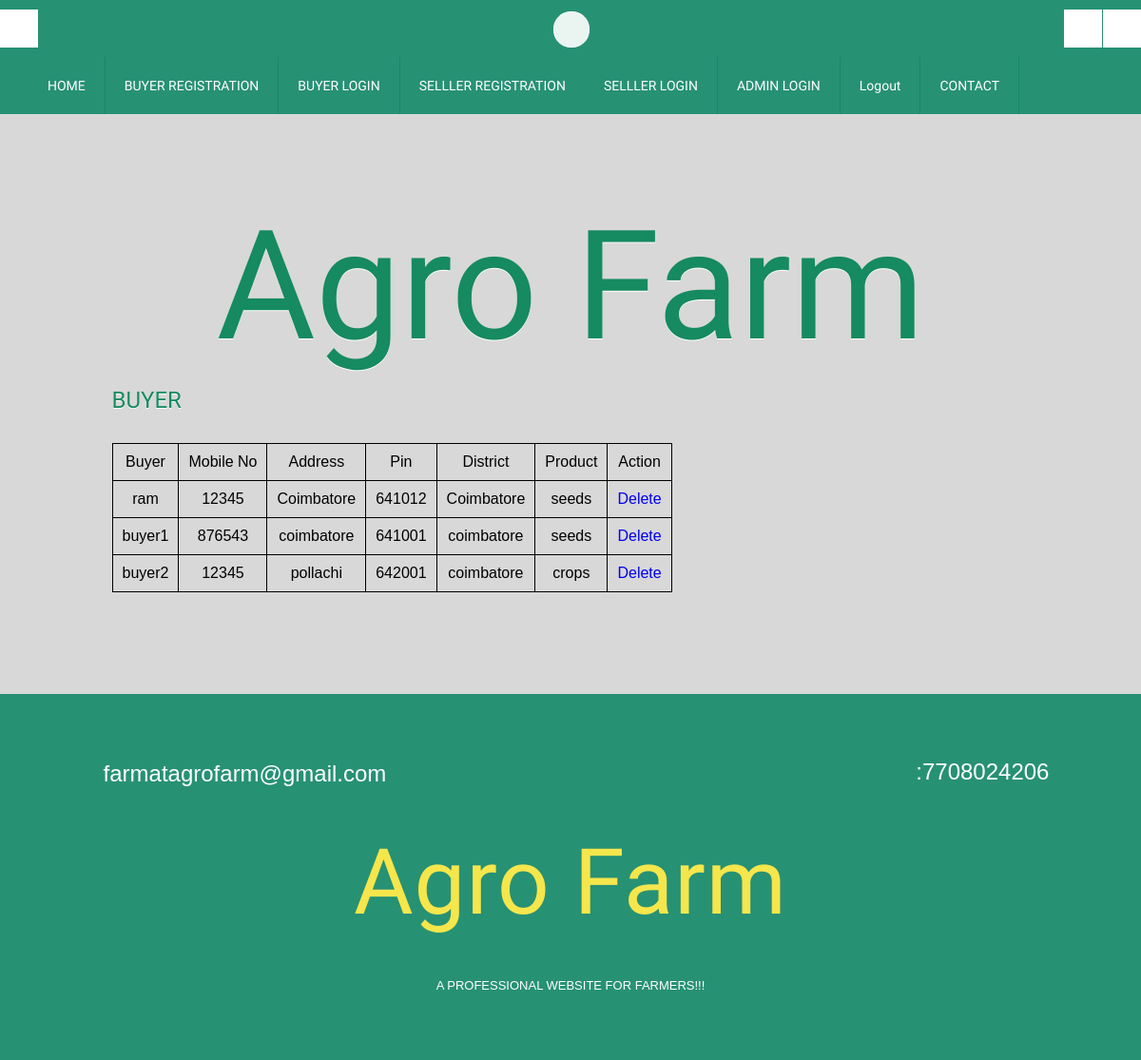
The page /Code/admindashboard.php on the database as committed earlier.
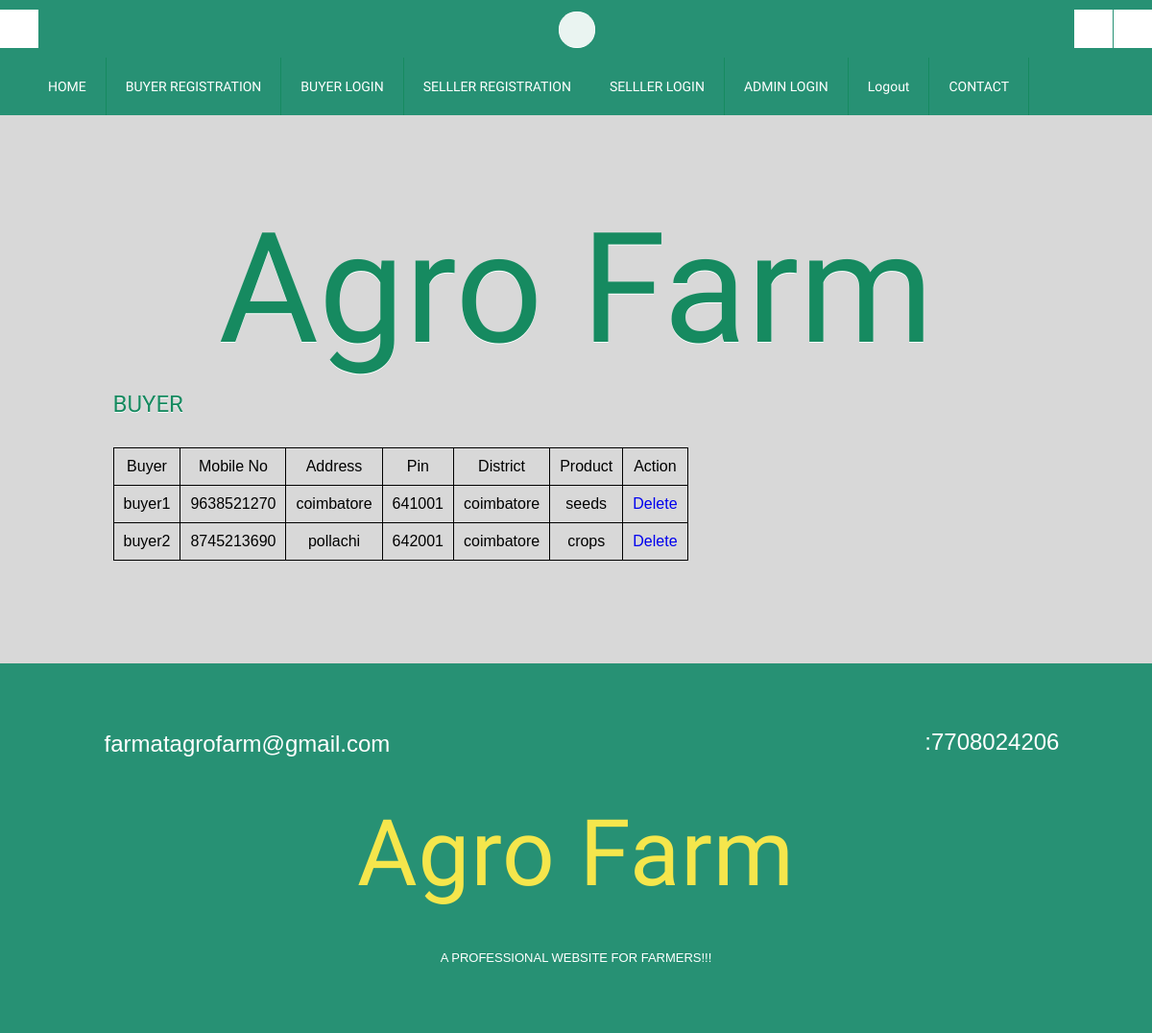
The same page on the database as committed later.
### tables this page shows
CREATE TABLE IF NOT EXISTS `buyer` (
  `bid` int(5) NOT NULL AUTO_INCREMENT,
  `busername` varchar(50) NOT NULL,
  `bpassword` varchar(50) NOT NULL,
  `date` varchar(10) NOT NULL,
  `mobileno` varchar(15) NOT NULL,
  `address` text NOT NULL,
  `pinno` varchar(10) NOT NULL,
  `dist` varchar(50) NOT NULL,
  `productdetails` varchar(50) NOT NULL,
  PRIMARY KEY (`bid`)
);

### Code/admindashboard.php (the view, shortened to what this page needs)
<?php
include "header.php";
?>
<div class="wrap">
<div class="wrapper">
	<div class="main">
		<div class="content">
			<a href="index.php"><h2>Agro Farm</h2></a>
		</div>
		<h3 class="style"><a href="">Buyer</a></h3>
			<div class="specials-grids">
             <table align="left" cellpadding="20" cellspacing="0" border="1"  class="cart_table">
          <tr><td>Buyer</td><td>Mobile No</td><td>Address</td><td>Pin</td><td>District</td><td>Product</td><td>Action</td</tr>
          <?php
		$t=mysql_query("select * from buyer");
		while($j=mysql_fetch_array($t))
		{
		$bid=$j['bid'];
		$username=$j['busername'];
		$mobileno=$j['mobileno'];
	$address=$j['address'];
	$pinno=$j['pinno'];
	$dist=$j['dist'];
	$productdetails=$j['productdetails'];
echo "<tr><td>$username</td><td>$mobileno</td><td>$address</td><td>$pinno</td><td>$dist</td><td>$productdetails</td><td><a href='admindashboard.php?bid=$bid'>Delete</a></td></tr>";
				}
				?>
                </table>
            </div>
	</div>
</div>
</div>
<?php
include "footer.php";
?>

### Code/header.php (shortened to what this page needs)
<!DOCTYPE HTML>
<html>
<head>
<link href="css/style.css" rel="stylesheet" type="text/css" media="all" />
	<link href="css/camera.css" rel="stylesheet" type="text/css" media="all" />
</head>
<body>
<div class="slider">
	<div class="fluid_container">
        <div class="camera_wrap camera_azure_skin" id="camera_wrap_1">
             </div>
	</div>
</div>
<div class="header_bg">
<div class="wrap">
<div class="wrapper1">
	<div class="menu">
				<ul class="top-nav">
                <?php
				$fn1=basename($_SERVER['SCRIPT_FILENAME']);
				$fn2=explode(".",$fn1);
				$fn=$fn2[0];
				?>
					 <li  <?php if($fn=='index' || $fn=='') echo 'class="active"' ?> ><a href="index.php">HOME</a></li>
                     <?php
					 if(($_SESSION['sid']=='')&&($_SESSION['bid']=='')&&($_SESSION['aid']==''))
					 {
					 ?>
					 <li <?php if($fn=='buyer_register') echo 'class="active"' ?>><a class="hsubs" href="buyer_register.php">BUYER REGISTRATION</a></li>
					 <li <?php if($fn=='buyer_login') echo 'class="active"' ?>><a class="hsubs" href="buyer_login.php">BUYER LOGIN</a></li>
                      <li <?php if($fn=='seller_register') echo 'class="active"' ?>><a class="hsubs" href="seller_register.php">SELLLER REGISTRATION</a></li>
                      <li <?php if($fn=='seller_login') echo 'class="active"' ?>><a class="hsubs" href="seller_login.php">SELLLER LOGIN</a></li>
                      <li <?php if($fn=='admin') echo 'class="active"' ?>><a class="hsubs" href="admin.php">ADMIN LOGIN</a></li>
                      <li><a href="logout.php">Logout</a></li>
                      <?php
					  }
					  ?>
					<li <?php if($fn=='contact') echo 'class="active"' ?>><a class="hsubs"  href="contact.php">CONTACT</a></li>
				</ul>
	</div>
</div>
</div>
</div>
<div class="main_bg">

### Code/footer.php (shortened to what this page needs)
<div class="footer_bg">
<div class="wrap">
<div class="wrapper">
	<div class="footer">
		<ul class="f_nav">
			<li><a href="#">farmatagrofarm@gmail.com</a></li>
		</ul>
		<div class="f_call">
			<h3>:7708024206 </h3>
		</div>
		<h2><a href="index.html">Agro farm</a></h2>
		<div class="copy">
			<p>A PROFESSIONAL WEBSITE FOR FARMERS!!!</p>
		</div>
	</div>
</div>
</div>
</div>
</div>
</body>
</html>

### css/style.css (style rules this page uses)
html,body,div,span,applet,object,iframe,h1,h2,h3,h4,h5,h6,p,blockquote,pre,a,abbr,acronym,address,big,cite,code,del,dfn,em,img,ins,kbd,q,s,samp,small,strike,strong,sub,sup,tt,var,b,u,i,dl,dt,dd,ol,nav ul,nav li,fieldset,form,label,legend,table,caption,tbody,tfoot,thead,tr,th,td,article,aside,canvas,details,embed,figure,figcaption,footer,header,hgroup,menu,nav,output,ruby,section,summary,time,mark,audio,video { margin:0;padding:0;border:0;font-size:100%;font:inherit;vertical-align:baseline; }
ol,ul { list-style:none;margin:0;padding:0; }
table { border-collapse:collapse;border-spacing:0; }
table tr td { padding:10px; margin:10px; }
a { text-decoration:none; }
body { font-family: Arial, Geneva,Helvetica, sans-serif; font-size: 100%; background: #f6f6f6; }
.wrap { margin:0 auto; width:90%; }
.wrapper { padding:4%; }
h3.style a { font-size: 1.5em; color: rgb(22, 138, 96); text-transform: uppercase; text-shadow: 0 1px 0 #FFFFFF; font-family: 'Julius Sans One', sans-serif; transition: 0.5s ease; -moz-transition: 0.5s ease; -o-transition: 0.5s ease; -webkit-transition: 0.5s ease; padding: 0.5em 0; display: block; }
.header_bg { background:#279174; margin-top: -90px; }
.top-nav, .top-nav ul, .top-nav li, .top-nav a { margin: 0; padding: 0; border: none; outline: none; }
.top-nav { margin: 0 auto; position: relative; }
.top-nav li:nth-child(4) { border-right:none; }
.top-nav li { border-right: 1px solid rgb(22, 138, 96); position: relative; list-style: none; float: left; display: block; }
.top-nav li a { text-align:center; display: inline-block; padding: 20px; letter-spacing: 0; line-height: 20px; text-decoration: none; font-family: 'Julius Sans One', sans-serif; font-size:14px; color: #ffffff; -webkit-transition: all 0.5s ease-out; -moz-transition: all 0.5s ease-out; -ms-transition: all 0.5s ease-out; -o-transition: all 0.5s ease-out; transition: all 0.5s ease-out; }
.main_bg { background: #d8d8d8; }
.main { padding: 4%; }
.content { text-align:center; }
.content h2 { font-family: 'Engagement', cursive; font-size: 10em; color: rgb(22, 138, 96); text-transform: capitalize; text-shadow: 0 1px 0 #FFFFFF; }
.footer_bg { background: #279174; }
.footer { padding: 2%; text-align:center; }
.f_nav { float: left; }
.f_nav li { display: inline-flex; }
.f_nav li:before { vertical-align: middle; content: url('../images/mail.png'); margin: 1px 8px 0 0; }
.f_nav li a { padding: 4px; font-size: 1.5em; color: #ffffff; display: block; }
.f_call { float: right; }
.f_call h3:before { display: inline-block; vertical-align: middle; content: url('../images/call.png'); margin: 8px 8px 0 0; }
.f_call h3 { font-size:1.5em; color: #ffffff; text-transform: uppercase; }
.footer h2 { margin: 4% 0; }
.footer h2 a { font-size: 6em; color: #F5E64C; letter-spacing: 1px; text-transform: capitalize; font-family: 'Engagement', cursive; }
.copy { margin-top: 2%; }
.copy p { line-height:1.8em; color: #ffffff; font-size: 0.8125em; text-transform: uppercase; }
.specials-grids { padding: 2% 0; }
.cart_table tr td { border:1px solid #000; text-align:center; vertical-align:middle; }
@media only screen and (max-width: 1280px) { .wrap { width:95%; } }

### css/camera.css (style rules this page uses)
.camera_wrap { display: none; float: left; position: relative; z-index: 0; }
.camera_wrap { width: 100%; }

Rows that differ between the two databases and show on the page:
removed buyer: busername "ram", mobileno "12345", address "Coimbatore", pinno "641012", dist "Coimbatore", productdetails "seeds"
changed buyer "buyer1": mobileno "876543" → "9638521270"
changed buyer "buyer2": mobileno "12345" → "8745213690"
